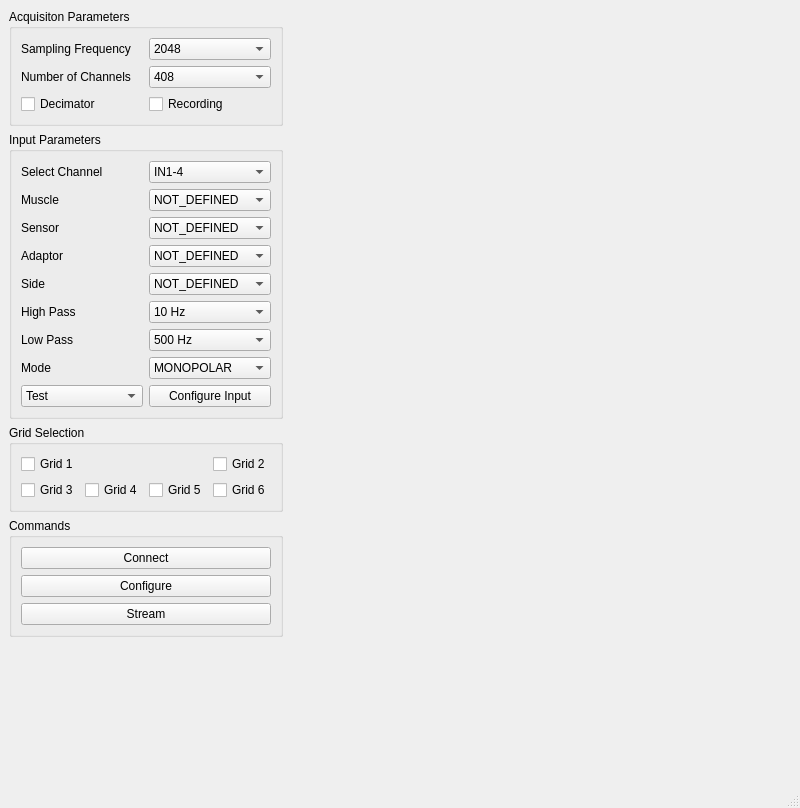
<?xml version="1.0" encoding="UTF-8"?>
<ui version="4.0">
 <class>MainWindow</class>
 <widget class="QMainWindow" name="MainWindow">
  <property name="geometry">
   <rect>
    <x>0</x>
    <y>0</y>
    <width>800</width>
    <height>808</height>
   </rect>
  </property>
  <property name="windowTitle">
   <string>QuattrocentoTest</string>
  </property>
  <widget class="QWidget" name="centralwidget">
   <layout class="QGridLayout" name="gridLayout_2">
    <item row="3" column="0">
     <widget class="QGroupBox" name="groupBox_2">
      <property name="title">
       <string>Commands</string>
      </property>
      <layout class="QGridLayout" name="gridLayout_3">
       <item row="0" column="0">
        <widget class="QPushButton" name="commandConnectionPushButton">
         <property name="text">
          <string>Connect</string>
         </property>
        </widget>
       </item>
       <item row="1" column="0">
        <widget class="QPushButton" name="commandConfigurationPushButton">
         <property name="text">
          <string>Configure</string>
         </property>
        </widget>
       </item>
       <item row="2" column="0">
        <widget class="QPushButton" name="commandStreamPushButton">
         <property name="text">
          <string>Stream</string>
         </property>
        </widget>
       </item>
      </layout>
     </widget>
    </item>
    <item row="2" column="0">
     <widget class="QGroupBox" name="groupBox_4">
      <property name="title">
       <string>Grid Selection</string>
      </property>
      <layout class="QGridLayout" name="gridLayout_5">
       <item row="1" column="1">
        <widget class="QCheckBox" name="gridFourCheckBox">
         <property name="text">
          <string>Grid 4</string>
         </property>
        </widget>
       </item>
       <item row="1" column="0">
        <widget class="QCheckBox" name="gridThreeCheckBox">
         <property name="text">
          <string>Grid 3</string>
         </property>
        </widget>
       </item>
       <item row="1" column="2">
        <widget class="QCheckBox" name="gridFiveCheckBox">
         <property name="text">
          <string>Grid 5</string>
         </property>
        </widget>
       </item>
       <item row="1" column="3">
        <widget class="QCheckBox" name="gridSixCheckBox">
         <property name="text">
          <string>Grid 6</string>
         </property>
        </widget>
       </item>
       <item row="0" column="3">
        <widget class="QCheckBox" name="gridTwoCheckBox">
         <property name="layoutDirection">
          <enum>Qt::LeftToRight</enum>
         </property>
         <property name="text">
          <string>Grid 2</string>
         </property>
        </widget>
       </item>
       <item row="0" column="0">
        <widget class="QCheckBox" name="gridOneCheckBox">
         <property name="text">
          <string>Grid 1</string>
         </property>
        </widget>
       </item>
      </layout>
     </widget>
    </item>
    <item row="0" column="1" rowspan="4">
     <widget class="VispyPlotWidget" name="vispyPlotWidget" native="true">
      <property name="sizePolicy">
       <sizepolicy hsizetype="Expanding" vsizetype="Expanding">
        <horstretch>0</horstretch>
        <verstretch>0</verstretch>
       </sizepolicy>
      </property>
     </widget>
    </item>
    <item row="0" column="0">
     <widget class="QGroupBox" name="groupBox">
      <property name="title">
       <string>Acquisiton Parameters</string>
      </property>
      <layout class="QGridLayout" name="gridLayout">
       <item row="1" column="1">
        <widget class="QComboBox" name="acquisitionNumberOfChannelsComboBox">
         <property name="currentIndex">
          <number>3</number>
         </property>
         <item>
          <property name="text">
           <string>120</string>
          </property>
         </item>
         <item>
          <property name="text">
           <string>216</string>
          </property>
         </item>
         <item>
          <property name="text">
           <string>312</string>
          </property>
         </item>
         <item>
          <property name="text">
           <string>408</string>
          </property>
         </item>
        </widget>
       </item>
       <item row="0" column="1">
        <widget class="QComboBox" name="acquisitionSamplingFrequencyComboBox">
         <property name="currentIndex">
          <number>1</number>
         </property>
         <item>
          <property name="text">
           <string>512</string>
          </property>
         </item>
         <item>
          <property name="text">
           <string>2048</string>
          </property>
         </item>
         <item>
          <property name="text">
           <string>5120</string>
          </property>
         </item>
         <item>
          <property name="text">
           <string>10240</string>
          </property>
         </item>
        </widget>
       </item>
       <item row="1" column="0">
        <widget class="QLabel" name="label_2">
         <property name="text">
          <string>Number of Channels</string>
         </property>
        </widget>
       </item>
       <item row="0" column="0">
        <widget class="QLabel" name="label">
         <property name="text">
          <string>Sampling Frequency</string>
         </property>
        </widget>
       </item>
       <item row="2" column="0">
        <widget class="QCheckBox" name="acquisitionDecimatorCheckBox">
         <property name="text">
          <string>Decimator</string>
         </property>
        </widget>
       </item>
       <item row="2" column="1">
        <widget class="QCheckBox" name="acquisitionRecordingCheckBox">
         <property name="text">
          <string>Recording</string>
         </property>
        </widget>
       </item>
      </layout>
     </widget>
    </item>
    <item row="1" column="0">
     <widget class="QGroupBox" name="groupBox_3">
      <property name="title">
       <string>Input Parameters</string>
      </property>
      <layout class="QGridLayout" name="gridLayout_4">
       <item row="1" column="0">
        <widget class="QLabel" name="label_4">
         <property name="text">
          <string>Muscle</string>
         </property>
        </widget>
       </item>
       <item row="5" column="0">
        <widget class="QLabel" name="label_8">
         <property name="text">
          <string>High Pass</string>
         </property>
        </widget>
       </item>
       <item row="4" column="0">
        <widget class="QLabel" name="label_7">
         <property name="text">
          <string>Side</string>
         </property>
        </widget>
       </item>
       <item row="0" column="0">
        <widget class="QLabel" name="label_3">
         <property name="text">
          <string>Select Channel</string>
         </property>
        </widget>
       </item>
       <item row="2" column="0">
        <widget class="QLabel" name="label_5">
         <property name="text">
          <string>Sensor</string>
         </property>
        </widget>
       </item>
       <item row="1" column="1">
        <widget class="QComboBox" name="inputMuscleComboBox">
         <item>
          <property name="text">
           <string>NOT_DEFINED</string>
          </property>
         </item>
        </widget>
       </item>
       <item row="0" column="1">
        <widget class="QComboBox" name="inputChannelComboBox">
         <item>
          <property name="text">
           <string>IN1-4</string>
          </property>
         </item>
         <item>
          <property name="text">
           <string>IN5-8</string>
          </property>
         </item>
         <item>
          <property name="text">
           <string>MULTIPLE_IN_1</string>
          </property>
         </item>
         <item>
          <property name="text">
           <string>MULTIPLE_IN_2</string>
          </property>
         </item>
         <item>
          <property name="text">
           <string>MULTIPLE_IN_3</string>
          </property>
         </item>
         <item>
          <property name="text">
           <string>MULTIPLE_IN_4</string>
          </property>
         </item>
        </widget>
       </item>
       <item row="5" column="1">
        <widget class="QComboBox" name="inputHighPassComboBox">
         <property name="currentIndex">
          <number>1</number>
         </property>
         <item>
          <property name="text">
           <string>0.7 Hz</string>
          </property>
         </item>
         <item>
          <property name="text">
           <string>10 Hz</string>
          </property>
         </item>
         <item>
          <property name="text">
           <string>100 Hz</string>
          </property>
         </item>
         <item>
          <property name="text">
           <string>200 Hz</string>
          </property>
         </item>
        </widget>
       </item>
       <item row="3" column="0">
        <widget class="QLabel" name="label_6">
         <property name="text">
          <string>Adaptor</string>
         </property>
        </widget>
       </item>
       <item row="7" column="0">
        <widget class="QLabel" name="label_10">
         <property name="text">
          <string>Mode</string>
         </property>
        </widget>
       </item>
       <item row="4" column="1">
        <widget class="QComboBox" name="inputSideComboBox">
         <item>
          <property name="text">
           <string>NOT_DEFINED</string>
          </property>
         </item>
         <item>
          <property name="text">
           <string>LEFT</string>
          </property>
         </item>
         <item>
          <property name="text">
           <string>RIGHT</string>
          </property>
         </item>
         <item>
          <property name="text">
           <string>NONE</string>
          </property>
         </item>
        </widget>
       </item>
       <item row="3" column="1">
        <widget class="QComboBox" name="inputAdaptorComboBox">
         <item>
          <property name="text">
           <string>NOT_DEFINED</string>
          </property>
         </item>
        </widget>
       </item>
       <item row="7" column="1">
        <widget class="QComboBox" name="inputDetectionModeComboBox">
         <item>
          <property name="text">
           <string>MONOPOLAR</string>
          </property>
         </item>
         <item>
          <property name="text">
           <string>DIFFERENTIAL</string>
          </property>
         </item>
         <item>
          <property name="text">
           <string>BIPOLAR</string>
          </property>
         </item>
        </widget>
       </item>
       <item row="6" column="0">
        <widget class="QLabel" name="label_9">
         <property name="text">
          <string>Low Pass</string>
         </property>
        </widget>
       </item>
       <item row="2" column="1">
        <widget class="QComboBox" name="inputSensorComboBox">
         <item>
          <property name="text">
           <string>NOT_DEFINED</string>
          </property>
         </item>
        </widget>
       </item>
       <item row="6" column="1">
        <widget class="QComboBox" name="inputLowPassComboBox">
         <property name="currentIndex">
          <number>1</number>
         </property>
         <item>
          <property name="text">
           <string>130 Hz</string>
          </property>
         </item>
         <item>
          <property name="text">
           <string>500 Hz</string>
          </property>
         </item>
         <item>
          <property name="text">
           <string>900 Hz</string>
          </property>
         </item>
         <item>
          <property name="text">
           <string>4400 Hz</string>
          </property>
         </item>
        </widget>
       </item>
       <item row="8" column="0">
        <widget class="CheckableComboBox" name="comboBox_11">
         <item>
          <property name="text">
           <string>Test</string>
          </property>
         </item>
         <item>
          <property name="text">
           <string>Neues Element</string>
          </property>
         </item>
         <item>
          <property name="text">
           <string>Neues Element</string>
          </property>
         </item>
         <item>
          <property name="text">
           <string>Neues Element</string>
          </property>
         </item>
        </widget>
       </item>
       <item row="8" column="1">
        <widget class="QPushButton" name="inputConfigurePushButton">
         <property name="text">
          <string>Configure Input</string>
         </property>
        </widget>
       </item>
      </layout>
     </widget>
    </item>
    <item row="4" column="0">
     <spacer name="verticalSpacer">
      <property name="orientation">
       <enum>Qt::Vertical</enum>
      </property>
      <property name="sizeHint" stdset="0">
       <size>
        <width>20</width>
        <height>40</height>
       </size>
      </property>
     </spacer>
    </item>
   </layout>
  </widget>
  <widget class="QMenuBar" name="menubar">
   <property name="geometry">
    <rect>
     <x>0</x>
     <y>0</y>
     <width>800</width>
     <height>22</height>
    </rect>
   </property>
  </widget>
  <widget class="QStatusBar" name="statusbar"/>
 </widget>
 <customwidgets>
  <customwidget>
   <class>VispyPlotWidget</class>
   <extends>QWidget</extends>
   <header>gui_custom_elements.vispy_plot_widget</header>
   <container>1</container>
  </customwidget>
  <customwidget>
   <class>CheckableComboBox</class>
   <extends>QComboBox</extends>
   <header>gui_custom_elements.checkable_combo_box</header>
  </customwidget>
 </customwidgets>
 <resources/>
 <connections/>
</ui>
